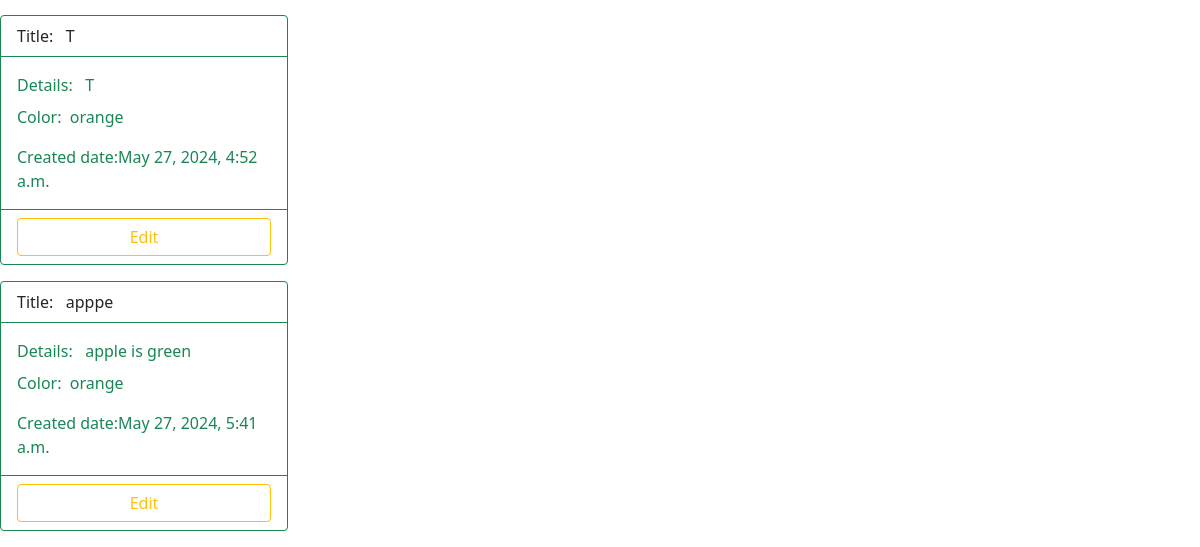
/view_saved (lower part), run on an earlier commit of the app's database.
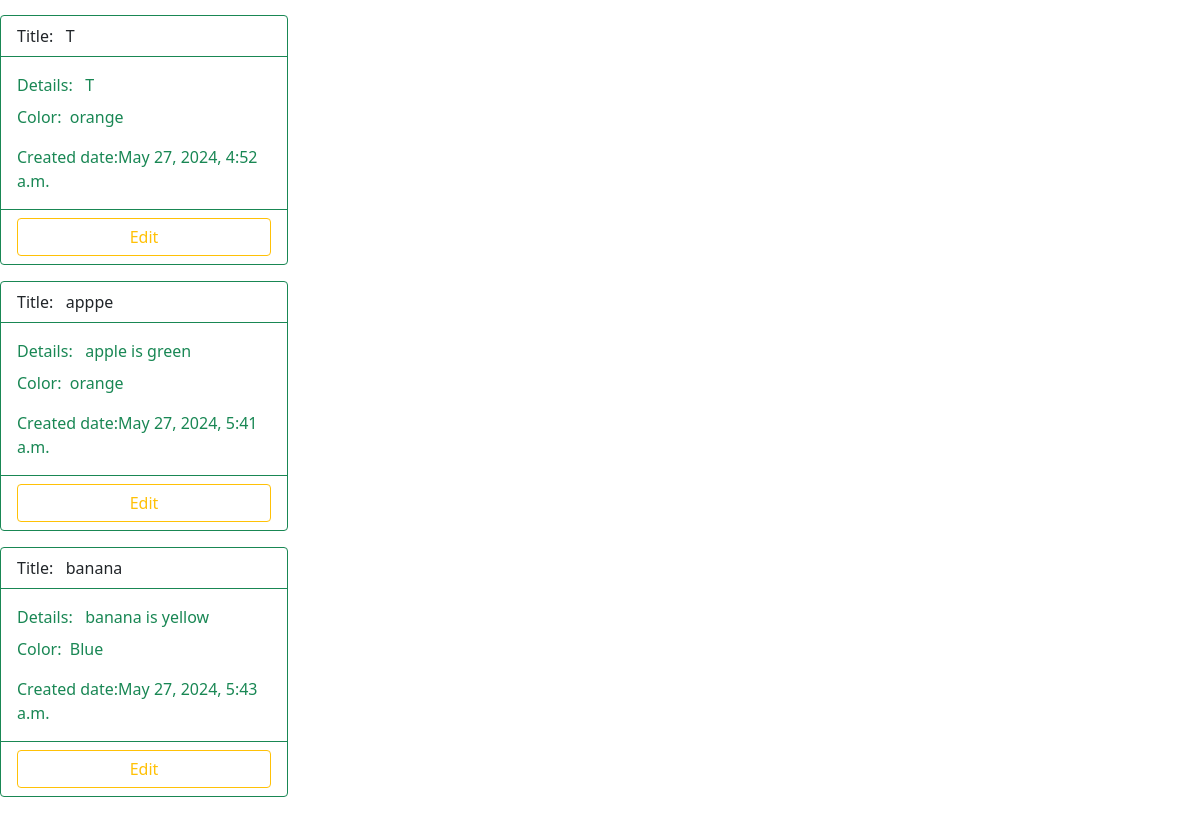
And on a later commit of the database.
### Notes/models.py (models this page shows, shortened)
class Notes(models.Model):
    title = models.CharField(max_length=100,unique=True)
    description =  models.TextField(max_length=500)
    created_date = models.DateTimeField(auto_now_add=True)
    drop_down = models.ForeignKey(DropDown, blank=True, null=True, on_delete=models.CASCADE)

class DropDown(models.Model):
    drop_down = models.CharField(blank=True, max_length= 50)

### Notes/views.py (the view)
# urls.py: path('view_saved',views.view_saved,name='saved'),
def view_saved(request):
    x = Notes.objects.all()
    return render(request,'ViewSaved.html',{'x':x,'Edit':True})

### templates/ViewSaved.html
{% extends 'Notes.html' %}
{% block saved_view %}
{% if x|length > 0 %}
    {% for i in x %}
            <div class="card border-success mb-3" style="max-width: 18rem;">
                <div class="card-header bg-transparent border-success">Title:&nbsp;&nbsp; {{i.title}}</div>
                <div class="card-body text-success">
                  <p class="card-title">Details: &nbsp;&nbsp;{{i.description}}</p>
                  <p class="card-text">Color:&nbsp;&nbsp;{{i.drop_down.drop_down}}</p>
                  <p class="card-text">Created date:{{i.created_date}}</p>
                </div>
                <div class="card-footer bg-transparent border-success d-grid gap-2">
                    {% if Edit %}
                    <a class="btn btn btn-outline-warning" href="{% url 'get_by_title' i.title%}">Edit</a> </a>
                    {% else %}
                    <a class="btn btn-outline-danger" href="delete">Delete</a>
                    <a class="btn btn-outline-secondary" href="update">Update</a>
                    {% endif %}
                </div>
              </div>
    {% endfor %}
{% endif %}
{% endblock %}

### templates/Notes.html (shortened to what this page needs)
<!DOCTYPE html>
{% load static%}
<html>
    <head>
        <link rel="stylesheet" href="{% static 'notes.css' %}">
        <link href="https://cdn.jsdelivr.net/npm/bootstrap@5.0.2/dist/css/bootstrap.min.css" rel="stylesheet">
    </head>
    <body>
        {% block saved_view %}
        {% endblock %}
    </body>
</html>

What changed in the data, as far as the page shows it:
added Notes: title "banana", description "banana is yellow", drop_down.drop_down "Blue", created_date "May 27, 2024, 5:43 a.m."
